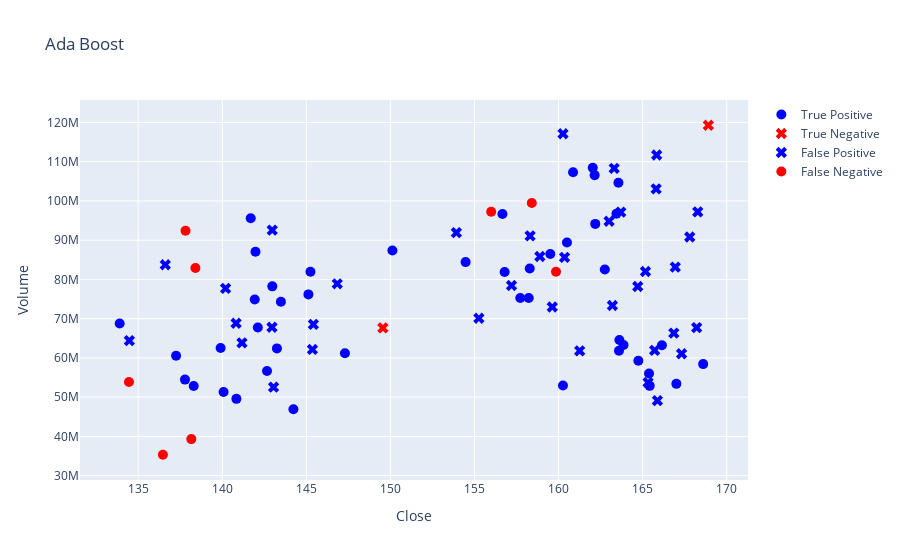

The cell this chart's notebook holds for it:
### Code cell
ada_boost(
    df_train_val,
    X_validation,
    y_validation,
    df_evaluation_val,
    df_confusion_val,
    draw_plot=True,
)
